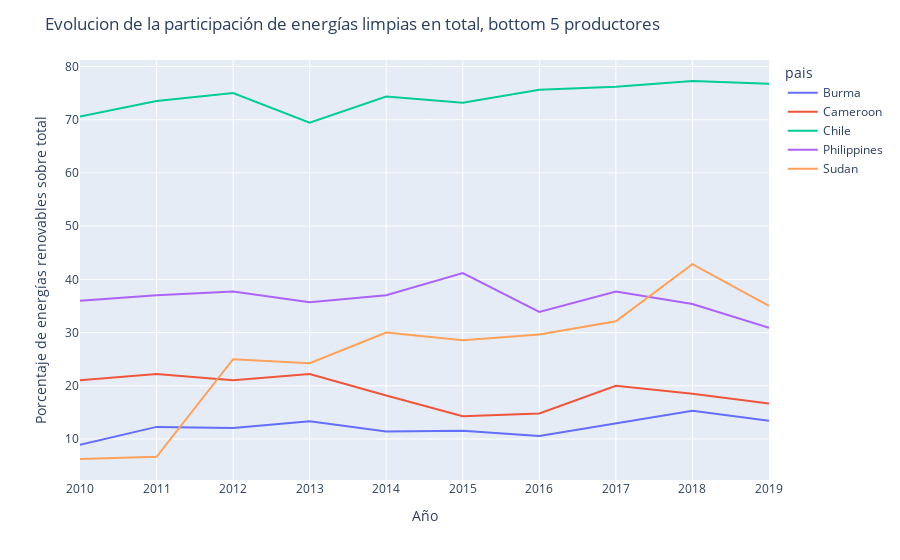

Notebook source saved alongside this figure:
### Code cell
fig = px.line(df_plot[df_plot['pais'].isin(paises_m)],x='anio',y='porcentaje_renovables',color='pais')
fig.update_layout(
    title="Evolucion de la participación de energías limpias en total, bottom 5 productores",
    xaxis_title="Año",
    yaxis_title="Porcentaje de energías renovables sobre total",
)
fig.show()

### Figure 1 — Plotly figure (JSON) as saved in the notebook; plotly's stock layout.template omitted (floating-point values rounded to 4 significant figures)
{"data": [{"hovertemplate": "pais=Burma<br>anio=%{x}<br>porcentaje_renovables=%{y}<extra></extra>", "legendgroup": "Burma", "line": {"color": "#636efa", "dash": "solid"}, "marker": {"symbol": "circle"}, "mode": "lines", "name": "Burma", "orientation": "v", "showlegend": true, "type": "scatter", "x": [2010, 2011, 2012, 2013, 2014, 2015, 2016, 2017, 2018, 2019], "xaxis": "x", "y": [8.929, 12.28, 12.07, 13.33, 11.43, 11.54, 10.59, 12.94, 15.29, 13.41], "yaxis": "y"}, {"hovertemplate": "pais=Cameroon<br>anio=%{x}<br>porcentaje_renovables=%{y}<extra></extra>", "legendgroup": "Cameroon", "line": {"color": "#EF553B", "dash": "solid"}, "marker": {"symbol": "circle"}, "mode": "lines", "name": "Cameroon", "orientation": "v", "showlegend": true, "type": "scatter", "x": [2010, 2011, 2012, 2013, 2014, 2015, 2016, 2017, 2018, 2019], "xaxis": "x", "y": [21.05, 22.22, 21.05, 22.22, 18.18, 14.29, 14.81, 20, 18.52, 16.67], "yaxis": "y"}, {"hovertemplate": "pais=Chile<br>anio=%{x}<br>porcentaje_renovables=%{y}<extra></extra>", "legendgroup": "Chile", "line": {"color": "#00cc96", "dash": "solid"}, "marker": {"symbol": "circle"}, "mode": "lines", "name": "Chile", "orientation": "v", "showlegend": true, "type": "scatter", "x": [2010, 2011, 2012, 2013, 2014, 2015, 2016, 2017, 2018, 2019], "xaxis": "x", "y": [70.59, 73.53, 75, 69.44, 74.36, 73.17, 75.61, 76.19, 77.27, 76.74], "yaxis": "y"}, {"hovertemplate": "pais=Philippines<br>anio=%{x}<br>porcentaje_renovables=%{y}<extra></extra>", "legendgroup": "Philippines", "line": {"color": "#ab63fa", "dash": "solid"}, "marker": {"symbol": "circle"}, "mode": "lines", "name": "Philippines", "orientation": "v", "showlegend": true, "type": "scatter", "x": [2010, 2011, 2012, 2013, 2014, 2015, 2016, 2017, 2018, 2019], "xaxis": "x", "y": [36, 37.04, 37.74, 35.71, 37.04, 41.18, 33.87, 37.7, 35.38, 30.88], "yaxis": "y"}, {"hovertemplate": "pais=Sudan<br>anio=%{x}<br>porcentaje_renovables=%{y}<extra></extra>", "legendgroup": "Sudan", "line": {"color": "#FFA15A", "dash": "solid"}, "marker": {"symbol": "circle"}, "mode": "lines", "name": "Sudan", "orientation": "v", "showlegend": true, "type": "scatter", "x": [2010, 2011, 2012, 2013, 2014, 2015, 2016, 2017, 2018, 2019], "xaxis": "x", "y": [6.25, 6.667, 25, 24.24, 30, 28.57, 29.63, 32.14, 42.86, 35], "yaxis": "y"}], "layout": {"legend": {"title": {"text": "pais"}, "tracegroupgap": 0}, "margin": {"t": 60}, "title": {"text": "Evolucion de la participación de energías limpias en total, bottom 5 productores"}, "xaxis": {"anchor": "y", "domain": [0, 1], "title": {"text": "Año"}}, "yaxis": {"anchor": "x", "domain": [0, 1], "title": {"text": "Porcentaje de energías renovables sobre total"}}}}
